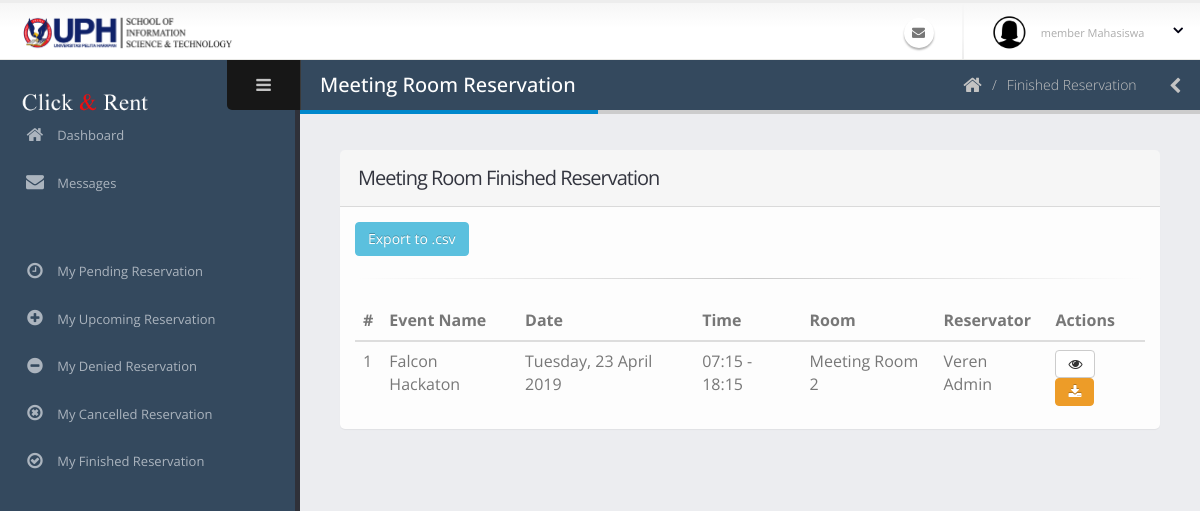
The page /admin/peminjamanAdminSelesaiMeet.php on the database as committed earlier.
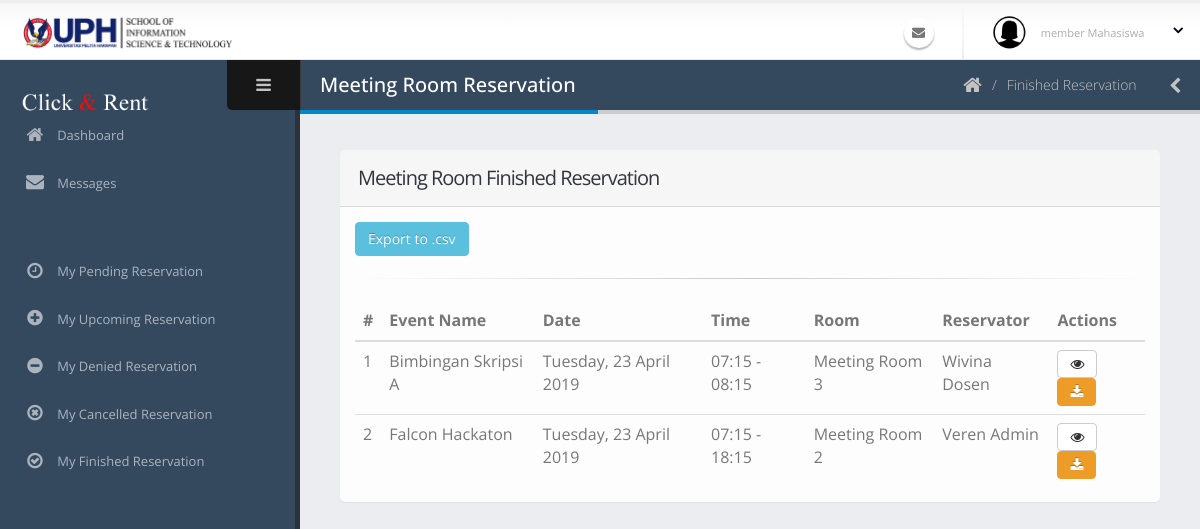
The same page on the database as committed later.
### tables this page shows
CREATE TABLE `peminjaman` (
  `id_peminjaman` varchar(40) NOT NULL COMMENT 'PJ-0',
  `tanggal_peminjaman` date NOT NULL,
  `id_ruangan` varchar(40) NOT NULL,
  `waktu_mulai` time NOT NULL,
  `waktu_selesai` time NOT NULL,
  `id_pengguna` varchar(40) NOT NULL,
  `acara` varchar(70) NOT NULL,
  `jumlah_peserta` int(11) NOT NULL,
  `id_kategoriAcara` int(11) NOT NULL,
  `deskripsi_acara` text NOT NULL,
  `status_peminjaman` int(11) NOT NULL COMMENT '0:TUNGGU APPROVE, 1:APPROVED, 3:SELESAI, 4:TIDAK APPROVE 5:DIBATALKAN 6:TIMEOUT',
  `user_add` varchar(40) NOT NULL,
  `waktu_add` datetime NOT NULL,
  `user_edit` varchar(40) NOT NULL,
  `waktu_edit` datetime NOT NULL,
  `user_delete` varchar(40) NOT NULL,
  `waktu_delete` datetime NOT NULL,
  `status_delete` int(11) NOT NULL
);

CREATE TABLE `ruangan` (
  `id_ruangan` varchar(40) NOT NULL COMMENT 'R-0',
  `nama_ruangan` varchar(60) NOT NULL,
  `jenis_ruangan` int(11) NOT NULL COMMENT '1:LABORATORY, 2: MEETING ROOM',
  `gedung_lantai` varchar(20) NOT NULL,
  `kapasitas` int(11) NOT NULL,
  `deskripsi` text NOT NULL,
  `user_add` varchar(40) NOT NULL,
  `waktu_add` datetime NOT NULL,
  `user_edit` varchar(40) NOT NULL,
  `waktu_edit` datetime NOT NULL,
  `user_delete` varchar(40) NOT NULL,
  `waktu_delete` datetime NOT NULL,
  `status_delete` int(11) NOT NULL
);

CREATE TABLE `pengguna` (
  `id_pengguna` varchar(40) NOT NULL COMMENT 'USER-0',
  `email` varchar(50) NOT NULL,
  `kata_sandi` text NOT NULL,
  `nama_lengkap` varchar(60) NOT NULL,
  `jenis_kelamin` char(1) NOT NULL,
  `tanggal_lahir` date NOT NULL,
  `alamat` text NOT NULL,
  `no_hp` varchar(20) NOT NULL,
  `tanggal_masuk` date NOT NULL,
  `status_pengguna` int(11) NOT NULL COMMENT '1: SUPER ADMIN, 2: ADMIN, 3: MEMBER DOSEN, 4:MEMBER MAHASISWA',
  `status_daftar` int(11) NOT NULL COMMENT '0 =TIDAK AKTIF, 1=MENUNGGU APPROVE, 2=AKTIF, 3=DITOLAK',
  `user_add` varchar(40) NOT NULL,
  `waktu_add` datetime NOT NULL,
  `user_edit` varchar(40) NOT NULL,
  `waktu_edit` datetime NOT NULL,
  `user_delete` varchar(40) NOT NULL,
  `waktu_delete` datetime NOT NULL,
  `status_delete` int(11) NOT NULL
);

### admin/peminjamanAdminSelesaiMeet.php (the view, shortened to what this page needs)
<?php include('../koneksi.php'); ?>
<?php include('req/head.php');?>
<?php include('req/header.php');?>
<?php include('req/leftbar.php');?>
	<section role="main" class="content-body">
		<header class="page-header">
			<h2>Meeting Room Reservation</h2>
			<div class="right-wrapper pull-right">
				<ol class="breadcrumbs">
					<li>
						<a href="index.php">
							<i class="fa fa-home"></i>
						</a>
					</li>
                    <li><span>Finished Reservation</span></li>
				</ol>
				<a class="sidebar-right-toggle" data-open="sidebar-right"><i class="fa fa-chevron-left"></i></a>
			</div>
		</header>
<section class="panel">
    <header class="panel-heading">
        <h2 class="panel-title">Meeting Room Finished Reservation</h2>
    </header>
    <div class="panel-body">
        <div class="table-responsive">
        <a class="btn btn-info" href="exportSelesaiMeet.php?export=true">Export to .csv</a>
<br>
<hr>
            <table class="table table-hover mb-none">
                <thead>
                    <tr>
                        <th>#</th>
                        <th>Event Name</th>
                        <th>Date</th>
                        <th>Time</th>
                        <th>Room</th>
                        <th>Reservator</th>
                        <th>Actions</th>
                    </tr>
                </thead>
                <tbody>
                <?php
                        $query = mysqli_query($koneksi, "SELECT * FROM peminjaman join ruangan join kategori_acara join pengguna on pengguna.id_pengguna=peminjaman.id_pengguna AND kategori_acara.id_kategoriAcara = peminjaman.id_kategoriAcara AND ruangan.id_ruangan = peminjaman.id_ruangan WHERE status_peminjaman='3' AND jenis_ruangan='2' order by peminjaman.waktu_edit desc");
                        $no=0;
if(mysqli_num_rows($query)==0){
    ?>
    <td colspan="7" style="text-align:center"><br><b>No Data</b></td>
<?php
}else{
                        while($data=mysqli_fetch_array($query)){
                            $no++;
                            $time = $data['tanggal_peminjaman'];
                            $times = date("l, d F Y",strtotime($time));
                            $mulai = date("H:i",strtotime($data['waktu_mulai']));
                            $selesai = date("H:i",strtotime($data['waktu_selesai']));
                        ?>
                    <tr>
                        <td><?php echo $no ?></td>
                        <td><?php echo $data['acara'] ?></td>
                        <td><?php echo $times ?></td>
                        <td><?php echo $mulai . " - " . $selesai ?></td>
                        <td><?php echo $data['nama_ruangan'] ?></td>
                        <td><?php echo $data['nama_lengkap'] ?></td>
                        <td class=" actions-fade">
                        <a class="modal-with-form btn btn-default" data-toggle="tooltip" data-placement="top" title="Detail" href="#detailpinjamnya<?php echo $data['id_peminjaman'];?>"><i class="fa fa-eye"></i>
                        </a>
                            <a class="btn btn-warning" data-toggle="tooltip" data-placement="top" title="PDF" href="cetakPeminjamanAkanDatang.php?idpinjam=<?php echo $data['id_peminjaman'] ?>" target="_blank" ><i class='fa fa-download'></i>
                            </a>
                        </td>
                    </tr>
                    <?php }} ?>
                </tbody>
            </table>
        </div>
    </div>
</section>
<?php include('req/endtitle.php');?>
<?php include('req/script.php');?>

Rows that differ between the two databases and show on the page:
now on this page (row edited): peminjaman: acara "Bimbingan Skripsi A", tanggal_peminjaman "Tuesday, 23 April 2019", waktu_mulai "07:15", waktu_selesai "08:15", id_ruangan.nama_ruangan "Meeting Room 3", id_pengguna.nama_lengkap "Wivina Dosen"
